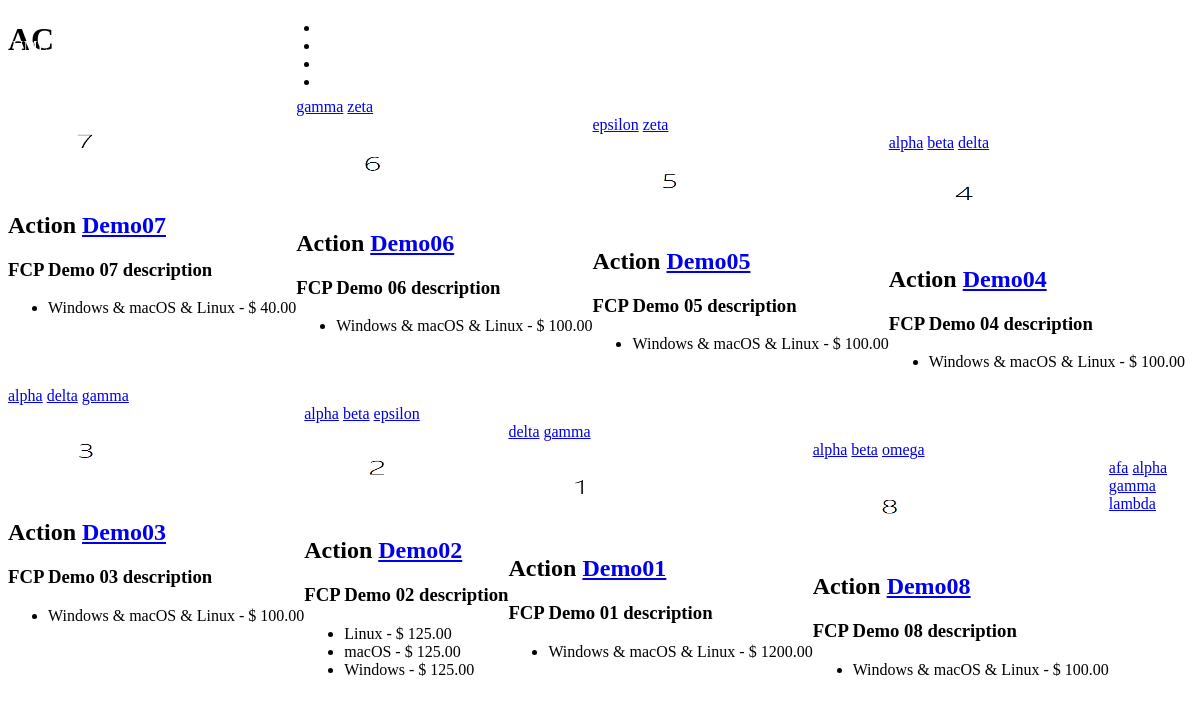
The page /games/genres/AC/ (signed in) on the database its author committed.
### games/models.py (models this page shows, shortened)
class Game(models.Model):
	ACTION = 'AC'
	ADVENTURE = 'AD'
	RACING = 'RA'
	RPG = 'RP'
	SIMULATION = 'SI'
	SPORTS = 'SP'
	STRATEGY = 'ST'
	GALGAME = 'GG'
	GENRES = (
		(ACTION, 'Action'),
		(ADVENTURE, 'Adventure'),
		(RACING, 'Racing'),
		(RPG, 'RPG'),
		(SIMULATION, 'Simulation'),
		(SPORTS, 'Sports'),
		(STRATEGY, 'Strategy'),
		(GALGAME, 'GalGame')
	)
	genre = models.CharField(max_length=2, choices=GENRES)
	title = models.CharField(max_length=100, unique=True)
	description = models.CharField(max_length=100)
	detail = models.TextField()
	thumbnail = models.ImageField(upload_to='images/thumbnails')
	cover = models.ImageField(upload_to='images/covers')
	date_published = models.DateField(default = datetime.datetime.now, blank = True)

class Item(models.Model):
	LINUX = 'L'
	MACOS = 'M'
	WINDOWS = 'W'
	WINDOWSandMACOS = 'W&M'
	WINDOWSandLINUX = 'W&L'
	MACOSandLINUX = 'M&L'
	WINDOWSandMACOSandLINUX = 'W&M&L'
	PLATFORMS = (
		(LINUX, 'Linux'),
		(MACOS, 'macOS'),
		(WINDOWS, 'Windows'),
		(WINDOWSandMACOS, 'Windows & macOS'),
		(WINDOWSandLINUX, 'Windows & Linux'),
		(MACOSandLINUX, 'macOS & Linux'),
		(WINDOWSandMACOSandLINUX, 'Windows & macOS & Linux'),
	)
	platform = models.CharField(max_length=5, choices=PLATFORMS)
	game = models.ForeignKey(Game, on_delete=models.CASCADE, related_name='items')
	price = models.DecimalField(max_digits=10, decimal_places=2)
	class Meta:
		unique_together = ["game", "platform"]

### tags/models.py (models this page shows, shortened)
class Tag(models.Model):
	label = models.TextField(max_length=100)
	objects = TagManager()

### games/views.py (the view)
# urls.py: url(r'^genres/(?P<genre>\w+)/$', views.genre, name='genre'),
def genre(request, genre):
    games = Game.objects.filter(genre=genre[:2].upper()).order_by('-date_published')
    context = {'genre': genre, 'games': games}
    return render(request, 'games/genre.html', context)

### games/templates/games/genre.html (shortened to what this page needs)
{% load static %}
<!doctype html>
<html>
  <head>
    <link href="//cdn.muicss.com/mui-0.9.15/css/mui.min.css" rel="stylesheet" type="text/css" />
    <link href="{% static "genre.css" %}" rel = "stylesheet" type = "text/css"/>
	  </head>
	  <body>
	  <header class="mui-appbar mui--z1">
      <div class="mui-container">
        <table width="100%">
          <tr class="mui--appbar-height">
            <td class="mui--text-title"><a style = “color:white;" href="/">FUME</a></td>
            <td align="left">
              <ul class="mui-list--inline mui--text-body2">
                {% if user.is_authenticated %}
                <li><a href="{% url 'member:logout' %}">Log Out</a></li>
                <li><a href="{% url 'games:purchased' %}">Games purchased</a></li>
                {% else %}
                <li><a href="{% url 'member:signup' %}">Sign Up</a></li>
                <li><a href="{% url 'member:login' %}">Log In</a></li>
                {% endif %}
                <li><a href="{% url 'games:genres' %}">Genres</a></li>
                <li><a href = "{% url 'tags:view_all_tags'%}">Tags</a></li>
              </ul>
            </td>
          </tr>
        </table>
      </div>
    </header>
	  <div class="mui-container">
		  <div  class = "mui-panel">
			<h1 style="text-transform: capitalize;">{{ genre }}</h1>
			<div class="mui-divider"></div><br>
    			{% for game in games %}
    <div class = "featured_games_item mui-panel">
        <div style = "float:left">
        <img src="{{ game.thumbnail.url }}" height="90" width="160">
        <h2><b>{{ game.get_genre_display }}</b> <a href="{% url 'games:game' game.id %}">{{ game.title }}</a></h2>
        <h3>{{ game.description }}</h3>
        <ul>
            {% for item in game.items.all %}
                <li>{{ item.get_platform_display }} - $ {{ item.price }}</li>
            {% endfor %}
        </ul>
        </div>
        <div>
        {% regroup game.tag_items.all|dictsort:'tag.label' by tag.label as tags %}
        {% for tag in tags %}
        <li class = "tagli" style = "display:inline">
            <a class="tagButton purchaseButton mui-btn mui-btn--primary mui-btn--raised" href="{% url 'tags:view_games_by_tag' tag.grouper %}">{{ tag.grouper }}</a></li>
        {% endfor %}
        </div>
    </div>
    {% endfor %}
			</div>
		</div>
	</body>

### games/static/genre.css (style rules this page uses)
html, body { height: 100%; }
html, body, input, textarea, button { -webkit-font-smoothing: antialiased; -moz-osx-font-smoothing: grayscale; text-shadow: 1px 1px 1px rgba(0, 0, 0, 0.004); }
header { position: fixed; top: 0; right: 0; left: 0; z-index: 2; }
header ul.mui-list--inline { margin-bottom: 0; }
header a { color: white; }

### rows shown on the page
Game: thumbnail (picture), genre "Action", title "Demo07", description "FCP Demo 07 description"
Item: platform "Windows & macOS & Linux", price "40.00"
Tag: grouper "gamma" "gamma" "gamma" "gamma"
Tag: grouper "zeta" "zeta"
Game: thumbnail (picture), genre "Action", title "Demo06", description "FCP Demo 06 description"
Item: platform "Windows & macOS & Linux", price "100.00"
Tag: grouper "epsilon" "epsilon"
Game: thumbnail (picture), genre "Action", title "Demo05", description "FCP Demo 05 description"
Item: platform "Windows & macOS & Linux", price "100.00"
Tag: grouper "alpha" "alpha" "alpha" "alpha" "alpha"
Tag: grouper "beta" "beta" "beta"
Tag: grouper "delta" "delta" "delta"
Game: thumbnail (picture), genre "Action", title "Demo04", description "FCP Demo 04 description"
Item: platform "Windows & macOS & Linux", price "100.00"
Game: thumbnail (picture), genre "Action", title "Demo03", description "FCP Demo 03 description"
Item: platform "Windows & macOS & Linux", price "100.00"
Game: thumbnail (picture), genre "Action", title "Demo02", description "FCP Demo 02 description"
Item: platform "Linux", price "125.00"
Item: platform "macOS", price "125.00"
Item: platform "Windows", price "125.00"
Game: thumbnail (picture), genre "Action", title "Demo01", description "FCP Demo 01 description"
Item: platform "Windows & macOS & Linux", price "1200.00"
Tag: grouper "omega"
Game: thumbnail (picture), genre "Action", title "Demo08", description "FCP Demo 08 description"
Item: platform "Windows & macOS & Linux", price "100.00"
Tag: grouper "afa"
Tag: grouper "lambda"

### other values the page prints
{{ genre }} "AC"
